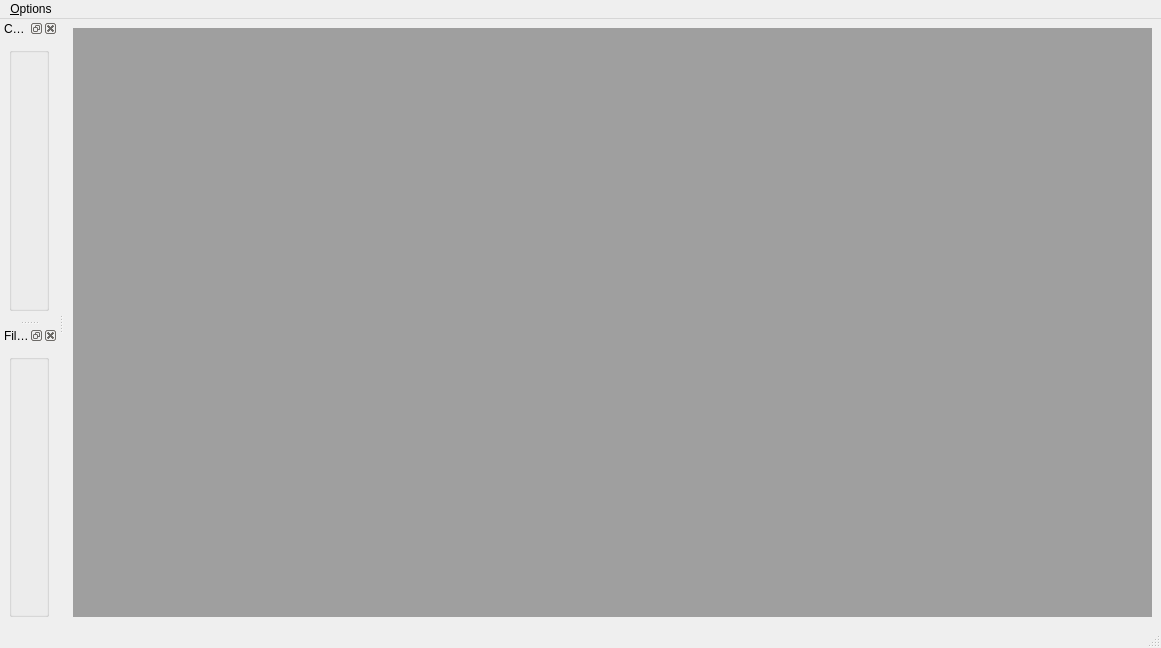
<?xml version="1.0" encoding="UTF-8"?>
<ui version="4.0">
 <class>ClimateUI</class>
 <widget class="QMainWindow" name="ClimateUI">
  <property name="geometry">
   <rect>
    <x>0</x>
    <y>0</y>
    <width>1161</width>
    <height>648</height>
   </rect>
  </property>
  <property name="windowTitle">
   <string>TestApp</string>
  </property>
  <widget class="QWidget" name="MainWindow">
   <property name="cursor">
    <cursorShape>CrossCursor</cursorShape>
   </property>
   <layout class="QHBoxLayout" name="horizontalLayout">
    <item>
     <widget class="QMdiArea" name="mdiArea"/>
    </item>
   </layout>
  </widget>
  <widget class="QMenuBar" name="menubar">
   <property name="geometry">
    <rect>
     <x>0</x>
     <y>0</y>
     <width>1161</width>
     <height>26</height>
    </rect>
   </property>
   <widget class="QMenu" name="menu_Options">
    <property name="title">
     <string>&amp;Options</string>
    </property>
    <widget class="QMenu" name="menuChange_Data">
     <property name="title">
      <string>Change Data</string>
     </property>
     <addaction name="actionPrecipitation"/>
     <addaction name="actionTemperature"/>
    </widget>
    <widget class="QMenu" name="menuNew_View">
     <property name="title">
      <string>New View</string>
     </property>
     <addaction name="actionMap"/>
     <addaction name="actionLine_Graph"/>
    </widget>
    <addaction name="menuChange_Data"/>
    <addaction name="separator"/>
    <addaction name="menuNew_View"/>
   </widget>
   <addaction name="menu_Options"/>
  </widget>
  <widget class="QStatusBar" name="statusbar"/>
  <widget class="QDockWidget" name="ColorOptions">
   <property name="windowTitle">
    <string>Color Options</string>
   </property>
   <attribute name="dockWidgetArea">
    <number>1</number>
   </attribute>
   <widget class="QWidget" name="dockWidgetContents">
    <layout class="QVBoxLayout" name="verticalLayout">
     <item>
      <widget class="QGroupBox" name="groupBox">
       <property name="title">
        <string/>
       </property>
       <layout class="QVBoxLayout" name="verticalLayout_4">
        <item>
         <widget class="QWidget" name="widget" native="true"/>
        </item>
       </layout>
      </widget>
     </item>
    </layout>
   </widget>
  </widget>
  <widget class="QDockWidget" name="FilterOptions">
   <property name="windowTitle">
    <string>Filtering Options</string>
   </property>
   <attribute name="dockWidgetArea">
    <number>1</number>
   </attribute>
   <widget class="QWidget" name="dockWidgetContents_2">
    <layout class="QVBoxLayout" name="verticalLayout_2">
     <item>
      <widget class="QGroupBox" name="groupBox_3">
       <property name="title">
        <string/>
       </property>
       <layout class="QVBoxLayout" name="verticalLayout_3">
        <item>
         <widget class="QWidget" name="widget_2" native="true"/>
        </item>
       </layout>
      </widget>
     </item>
    </layout>
   </widget>
  </widget>
  <action name="actionPrecipitation">
   <property name="text">
    <string>Precipitation</string>
   </property>
  </action>
  <action name="actionTemperature">
   <property name="text">
    <string>Temperature</string>
   </property>
  </action>
  <action name="actionMap">
   <property name="text">
    <string>Map</string>
   </property>
  </action>
  <action name="actionLine_Graph">
   <property name="text">
    <string>Line Graph</string>
   </property>
  </action>
 </widget>
 <resources/>
 <connections/>
</ui>
